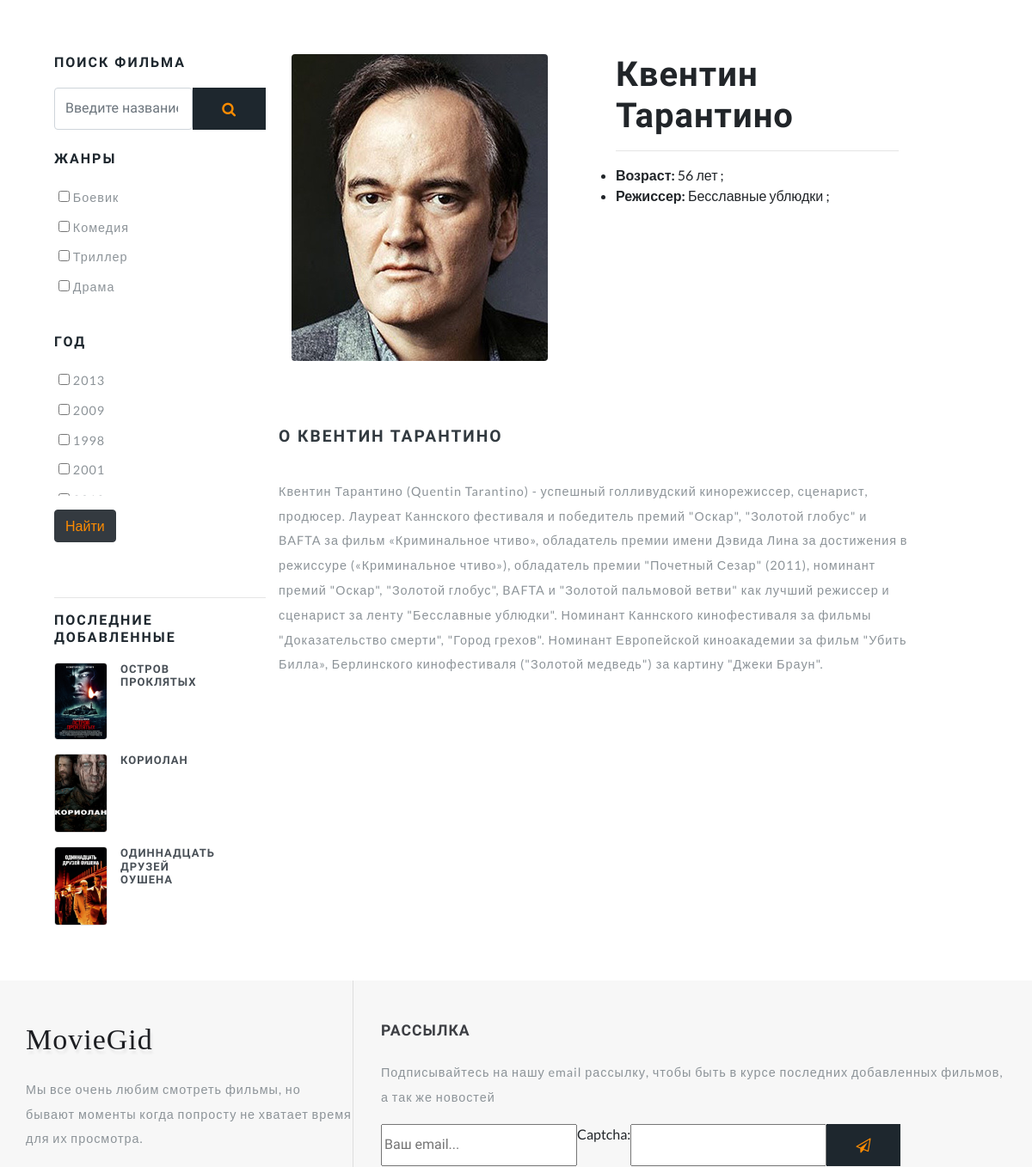
Before: /film_director/Квентин Тарантино (middle part) with the older database file.
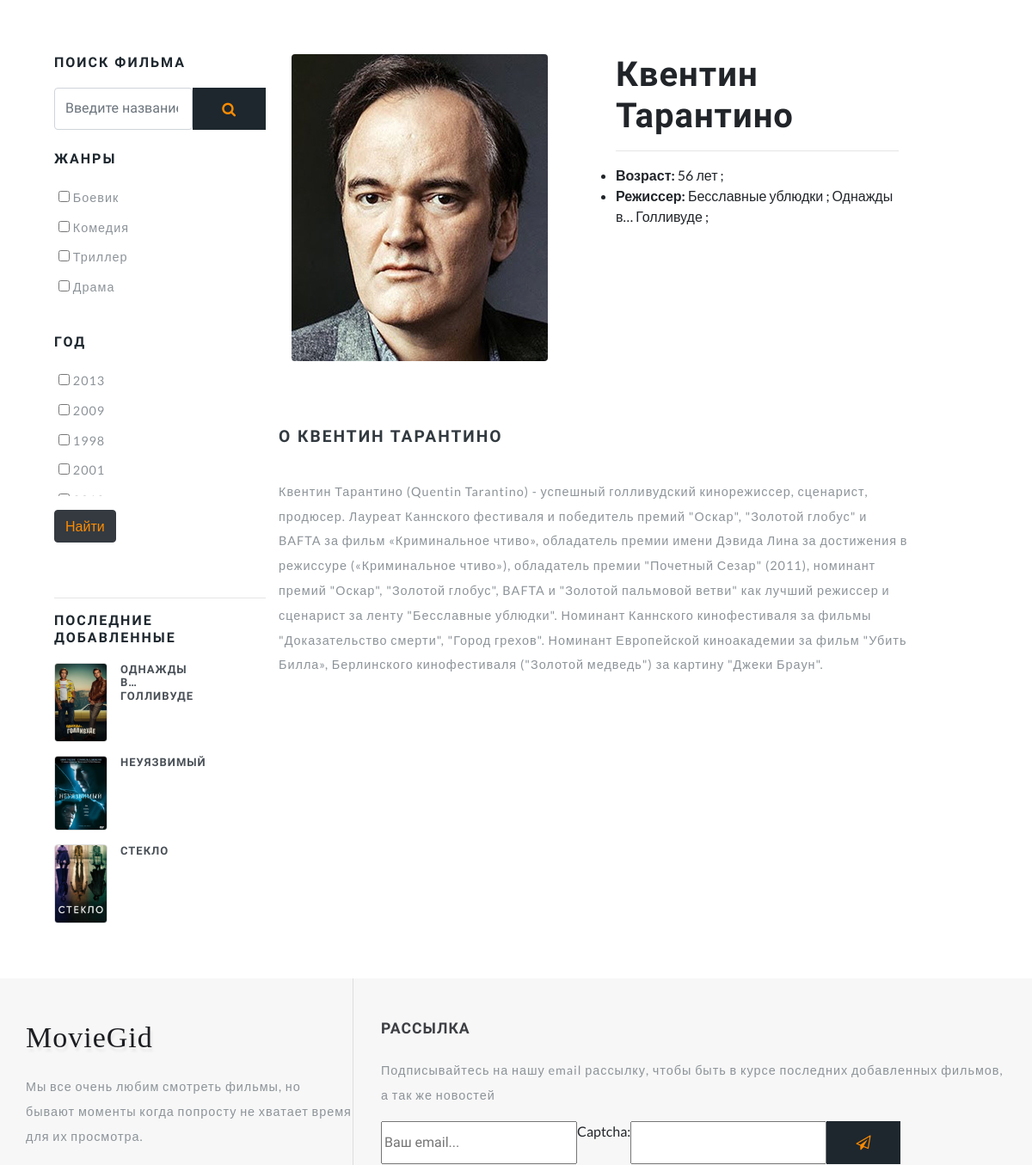
After: the same page with the newer database file.
### movies/models.py (models this page shows, shortened)
class Genre(models.Model):
    name = models.CharField('Имя', max_length=100)
    description = models.TextField('Описание')
    url = models.SlugField(max_length=160, unique=True)
    class Meta:
        verbose_name = 'Жанр'
        verbose_name_plural = 'Жанры'

class Movie(models.Model):
    title = models.CharField('Название', max_length=100)
    tagline = models.CharField('Слоган', max_length=100, default='')
    description = models.TextField('Описание')
    poster = models.ImageField('Постер', upload_to='movies/')
    year = models.PositiveSmallIntegerField('Дата выхода', default=2020)
    country = models.CharField('Страна', max_length=30)
    directors = models.ManyToManyField(FilmDirector, verbose_name='режиссер', related_name='film_director')
    actors = models.ManyToManyField(Actor, verbose_name='актеры', related_name='film_actor')
    genres = models.ManyToManyField(Genre, verbose_name='жанры')
    world_premiere = models.DateField('Премьера в мире', default=date.today)
    budget = models.PositiveIntegerField('Бюджет', default=0, help_text='указывать сумму в долларах')
    fees_in_usa = models.PositiveIntegerField('Сборы в США', default=0, help_text='указывать сумму в долларах')
    fees_in_world = models.PositiveIntegerField('Сборы в мире', default=0, help_text='указывать сумму в долларах')
    category = models.ForeignKey(Category, verbose_name='Категория', on_delete=models.SET_NULL, null=True)
    url = models.SlugField(max_length=130, unique=True)
    draft = models.BooleanField('Черновик', default=False)
    def get_absolute_url(self):
        return reverse('movie_detail', kwargs={'slug': self.url})
    class Meta:
        verbose_name = 'Фильм'
        verbose_name_plural = 'Фильмы'

class FilmDirector(models.Model):
    name = models.CharField('Имя', max_length=100)
    age = models.PositiveSmallIntegerField('Возраст', default=0)
    description = models.TextField('Описание')
    image = models.ImageField('Изображение', upload_to='FilmDirectors/')
    class Meta:
        verbose_name = 'Режиссеры'
        verbose_name_plural = 'Режиссеры'

### movies/views.py (the view)
# urls.py: path('film_director/<str:slug>', views.FilmDirectorView.as_view(), name='film_director_detail'),
class FilmDirectorView(GenreYear, DetailView):
    model = FilmDirector
    template_name = 'movies/film_director.html'
    slug_field = 'name'

### contact/forms.py
class ContactForm(forms.ModelForm):
    captcha = ReCaptchaField()
    class Meta:
        model = Contact
        fields = ('email', 'captcha')
        widgets = {
            'email': forms.TextInput(attrs={'class': 'editContent', 'placeholder': 'Ваш email...'})
        }
        labels = {
            'email': ''
        }

### contact/templatetags/contact_tags.py (called while the page is built)
@register.inclusion_tag('contact/tags/form.html')
def contact_form():
    return {'contact_form': ContactForm()}

### movies/templatetags/movie_tag.py (called while the page is built)
@register.inclusion_tag('movies/tags/last_movie.html')
def get_last_movies(count=5):
    movies = Movie.objects.order_by('-id')[:count]
    return {'last_movies': movies}

### movies/views.py (called while the page is built)
    def get_genres(self):
        return Genre.objects.get_queryset().order_by('id')

    def get_years(self):
        return Movie.objects.filter(draft=False).values('year')

    def get_category(self):
        return Category.objects.all()

### movies/templates/movies/film_director.html (shortened to what this page needs)
{% extends 'movies/base.html' %}
{% load static %}
{% block container %}
    <div class="container py-md-3">
{% endblock container %}
{% block sidebar %}
    <div class="side-bar col-lg-3">
{% endblock sidebar %}
{% block movie %}
<div class="left-ads-display col-lg-8">
    <div class="row">
        <div class="col-md-6">
            <img src="{{ filmdirector.image.url }}" class="img-fluid" alt="{{ filmdirector.name }}" style="max-height: 400px">
        </div>
        <div class="desc1-right col-md-6 pl-lg-4">
            <h1>{{ filmdirector.name }}</h1><hr>
            <ul>
                <li><span><b>Возраст:  </b>{{ filmdirector.age }} лет ;</span></li>
                <li>
                    <span><b>Режиссер:    </b>
                        {% for movie in filmdirector.film_director.all %}
                            {{ movie.title }} ;
                        {% endfor %}
                    </span>
                </li>
            </ul>
        </div>
    </div>
    <div class="row sub-para-w3layouts mt-5">
        <h3 class="shop-sing editContent">
            О {{ filmdirector.name }}</h3>
        <p class="editContent">{{ filmdirector.description | safe }}</p>
    </div>
</div>
{% endblock movie %}

### movies/templates/movies/base.html (shortened to what this page needs)
{%	extends 'base.html' %}
{% block content %}
	<section class="ab-info-main py-md-5 py-4 editContent" style="padding-left: 3rem; padding-right: 3rem;">
		{% block container %}{% endblock container %}
   <div class="row">
		  {% block sidebar %}{% endblock sidebar %}
				{% include 'include/sidebar.html' %}
			</div>
				{% block movie %}
				{% endblock movie %}
			</div>
		</div>
	</section>
{% endblock content %}

### movies/templates/base.html (shortened to what this page needs)
<!DOCTYPE html>
{% load static recaptcha3 %}
<html lang="ru">
<head>
    <link rel="stylesheet" href="{% static 'css/bootstrap.css' %}">
    <link rel="stylesheet" href="{% static 'css/style.css' %}" type="text/css" media="all">
    <link href="{% static 'css/font-awesome.css' %}" rel="stylesheet">
</head>
<body>
    <div id="page" class="page">
        {% block content %}
        {% endblock content %}
    {% include 'include/footer.html' %}
    </div>
</body>
</html>

### movies/templates/include/header.html (shortened to what this page needs)
{% load movie_tag %}

### movies/templates/include/sidebar.html
{% load movie_tag %}
<div class="search-bar w3layouts-newsletter">
    <h3 class="sear-head editContent" >Поиск фильма</h3>
    <form action="{% url 'search' %}" method="get" class="d-flex editContent" >
        <input type="search" placeholder="Введите название..." name="q" class="form-control" required="">
        <button type="submit" class="btn1 btn" >
            <span class="fa fa-search" aria-hidden="true" ></span>
        </button>
    </form>
</div>
<form action="{% url 'filter' %}" method="get" name="filter">
    <div class="left-side my-4">
        <h3 class="sear-head editContent">Жанры</h3>
        <div class="scroll-bar">
            <ul class="w3layouts-box-list">
                {% for genre in view.get_genres %}
                    <li class="editContent" >
                        <input type="checkbox" class="checked" name="genre" value="{{ genre.id }}">
                        <span class="span editContent" >{{ genre.name }}</span>
                    </li>
                {% endfor %}
            </ul>
        </div>
    </div>
    <div class="left-side">
        <h3 class="sear-head editContent" >Год</h3>
        <div class="scroll-bar">
            <ul class="w3layouts-box-list">
                {% for movie in view.get_years %}
                    <li class="editContent" >
                        <input type="checkbox" class="checked" name="year" value="{{ movie.year }}">
                        <span class="span editContent" >{{ movie.year }}</span>
                    </li>
                {% endfor %}
            </ul>
        </div>
    </div>
    <button type="submit" class="btn btn-dark mb-5 mt-3"><span style="color: #FF8C00;">Найти</span></button><hr>
</form>
{% get_last_movies count=3 %}

### movies/templates/movies/tags/last_movie.html (shortened to what this page needs)
<div class="deal-leftmk left-side">
  <h3 class="sear-head editContent">Последние добавленные</h3>
  {% for movie in last_movies %}
  <div class="special-sec1 row mt-3 editContent">
      <div class="img-deals col-md-4">
          <img src="{{ movie.poster.url }}" class="img-fluid" alt="{{ movie.title }}">
      </div>
      <div class="img-deal1 col-md-4">
          <h3 class="editContent">{{ movie.title }}</h3>
      </div>
  </div>
  {% endfor %}
</div>

### movies/templates/include/footer.html (shortened to what this page needs)
{% load contact_tags %}
 <footer class="editContent">
     <div class="container">
         <div class="row footer-top">
             <div class="col-lg-4 footer-grid_section_w3layouts">
                 <h2 class="logo-2 mb-lg-4 mb-3">
                     <a href="index.html" class="editContent">
                         <span class="fa" aria-hidden="true" >
                             MovieGid
                         </span>
                     </a>
                 </h2>
                 <p class="editContent" >
                     Мы все очень любим смотреть фильмы, но бывают моменты когда попросту не хватает время для их просмотра.
                 </p>
             </div>
             <div class="col-lg-8 footer-right">
                 <div class="w3layouts-news-letter">
                     {% contact_form %}
                 </div>
             </div>
         </div>
     </div>
 </footer>

### movies/templates/contact/tags/form.html (shortened to what this page needs)
<h3 class="footer-title text-uppercase editContent mb-lg-4 mb-3" >Рассылка</h3>
 <p class="editContent" >Подписывайтесь на нашу email рассылку, чтобы быть в курсе последних добавленных фильмов, а так же новостей</p>
 <form action="{% url 'contact' %}" method="post" class="w3layouts-newsletter">
 	{{ contact_form }}
  <button class="btn1 btn" ><span class="fa fa-paper-plane-o" aria-hidden="true" ></span></button>
 </form>

### static/css/style.css (style rules this page uses)
html, body { margin: 0; font-size: 100%; background: #fff; font-family: 'Lato', sans-serif; scroll-behavior: smooth; }
body a { text-decoration: none; transition: 0.5s all; -webkit-transition: 0.5s all; -moz-transition: 0.5s all; -o-transition: 0.5s all; -ms-transition: 0.5s all; }
input[type="button"], input[type="submit"], input[type="text"], input[type="email"], input[type="search"] { transition: 0.5s all; -webkit-transition: 0.5s all; -moz-transition: 0.5s all; -o-transition: 0.5s all; -ms-transition: 0.5s all; font-family: 'Source Sans Pro', sans-serif; }
h1, h2, h3, h4, h5, h6 { margin: 0; letter-spacing: 1px; font-weight: 600; font-family: 'Source Sans Pro', sans-serif; }
p { font-size: 0.9em; color: #8c9398; line-height: 2em; letter-spacing: 1px; }
ul { margin: 0; padding: 0; }
body img { border-radius: 4px; -webkit-border-radius: 4px; -o-border-radius: 4px; -moz-border-radius: 4px; -ms-border-radius: 4px; }
.img-deal1 { padding: 0; }
.img-deal1 h3 { color: #495057; font-size: 13px; margin-bottom: 10px; text-transform: uppercase; }
.img-deals img { border: 1px solid #ddd; }
.scroll-bar { overflow: auto; width: 200px; height: 150px; padding: 5px; }
ul.w3layouts-box-list li { list-style: none; display: block; margin-bottom: 0.9em; color: #8c9398; letter-spacing: 1px; font-size: 0.9em; }
h3.shop-sing { text-transform: uppercase; font-size: 1.2em; letter-spacing: 2px; margin: 1.5em 0 2em 0; color: #323a40; }
h3.sear-head { color: #1e272e; margin-bottom: 20px; font-size: 1em; font-weight: 600; text-transform: uppercase; letter-spacing: 2px; }
footer { background: #f7f7f7; }
h3.footer-title { font-size: 1.1em; font-weight: 600; letter-spacing: 1px; color: #3d3f44; }
footer p { font-size: 0.9em; }
form.w3layouts-newsletter { display: flex; margin-bottom: 2.5em; }
.w3layouts-newsletter button.btn1 { color: #FF8C00; font-size: 17px; letter-spacing: 1px; padding: 14px 0; border: transparent; text-transform: uppercase; -webkit-transition: 0.5s all; -moz-transition: 0.5s all; transition: 0.5s all; background: #1e272e; font-weight: 600; cursor: pointer; border-radius: 0; padding: 0.7em 2em; }
h2.logo-2 a { font-weight: 700; font-size: 34px; color: #1c1d21; text-shadow: 2px 5px 3px rgba(0, 0, 0, 0.06); letter-spacing: 1px; }
.footer-right { border-left: 1px solid #ddd; padding: 3em 0em 3em 2em; }
.footer-grid_section_w3layouts { padding: 3em 0; }

Changed rows visible on the page:
no longer on this page (row unchanged): Movie: poster (picture), title "ОСТРОВ ПРОКЛЯТЫХ", shown under "ПОСЛЕДНИЕ ДОБАВЛЕННЫЕ"
no longer on this page (row unchanged): Movie: poster (picture), title "КОРИОЛАН", shown under "ПОСЛЕДНИЕ ДОБАВЛЕННЫЕ"
no longer on this page (row edited): Movie: poster (picture), title "ОДИННАДЦАТЬ ДРУЗЕЙ ОУШЕНА", shown under "ПОСЛЕДНИЕ ДОБАВЛЕННЫЕ"
added Movie: poster (picture), title "ОДНАЖДЫ В… ГОЛЛИВУДЕ", title "Однажды в… Голливуде"
added Movie: poster (picture), title "НЕУЯЗВИМЫЙ", shown under "ПОСЛЕДНИЕ ДОБАВЛЕННЫЕ"
added Movie: poster (picture), title "СТЕКЛО", shown under "ПОСЛЕДНИЕ ДОБАВЛЕННЫЕ"
